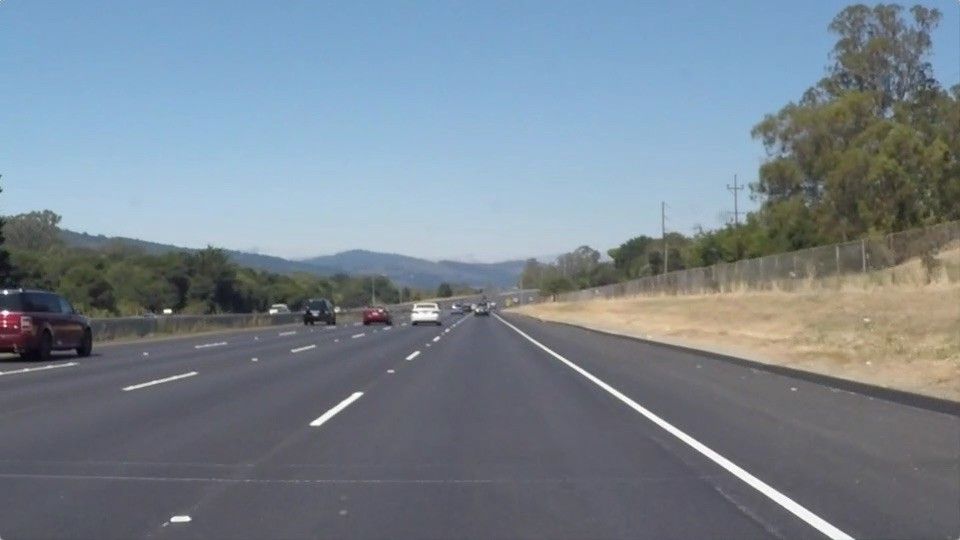
#> input picture hough/road.jpg, 960 x 540 px
$ python hough.py
#> lines starting #> are read from the running program, lines starting #| are printed output that depends on the picture; after the words box and inside, x2 and y2 are one past the last pixel; in counts of white or black regions, pixels touching at a corner belong together; long printed decimals are rounded
### hough/utils.py
import numpy as np

def create_mask(H, W):
    # Generate mask for ROI (Region of Interest)
    mask = np.zeros((H, W))
    for i in range(H):
        for j in range(W):
            if i > (float(H) / W) * j and i > -(float(H) / W) * j + H:
                mask[i, j] = 1
                mask[H-3:H, :] = 0
    return mask

# [13 lines left out: function create_line, not called in this run]

### hough/hough.py
# import other necessary libaries
import typing
from matplotlib import pyplot as plt
from utils import create_line, create_mask
import cv2
import numpy as np


def show_matlike_and_wait(title, mat):
    cv2.imshow(title, cv2.extractChannel(mat, 0))
    cv2.waitKey(0)
    cv2.destroyAllWindows()


def hough_transform(edges: cv2.typing.MatLike, theta_step: int, rho_step: int) -> tuple[cv2.typing.MatLike, np.ndarray, np.ndarray]:
    edgesY, edgesX = edges.shape

    # create the accumulator matrix
    # largest possible rho value
    diagonal = int(np.sqrt(edgesX ** 2 + edgesY ** 2))
    thetas = np.deg2rad(np.arange(0, 180, theta_step))  # range of theta values
    rhos = np.arange(0, diagonal, rho_step)  # range of rho values

    accum_h = np.zeros((len(thetas), len(rhos)), dtype=np.float16)

    # iterate over each edge point
    for y in range(edgesY):
        for x in range(edgesX):
            if edges[y, x] == 0:
                continue

            # iterate over each theta value
            for t_idx in range(len(thetas)):
                # calculate rho value
                rho = int(
                    np.round(x * np.cos(thetas[t_idx]) + y * np.sin(thetas[t_idx])))
                accum_h[t_idx, rho] += 1

    return accum_h, thetas, rhos


def max_2d_idx(mat: cv2.typing.MatLike) -> tuple[tuple[np.intp, ...], typing.Any]:
    peak_idx = np.unravel_index(np.argmax(mat, axis=None), mat.shape)
    peak = mat[peak_idx]  # find the peak value

    return peak_idx, peak


def main():
    # prep plots
    fig, ((ax1, ax2), (ax3, ax4)) = plt.subplots(2, 2, figsize=(12, 6))

    # load the input image
    image = cv2.imread('road.jpg', cv2.IMREAD_ANYCOLOR)
#> image is the input picture: shape (540, 960, 3); mean B, G, R 143.7, 132.5, 120.3
    image_h, image_w, _ = image.shape
#> image_h = 540; image_w = 960

    # run Canny edge detector to find edge points
    edges = cv2.Canny(image, 5, 150)
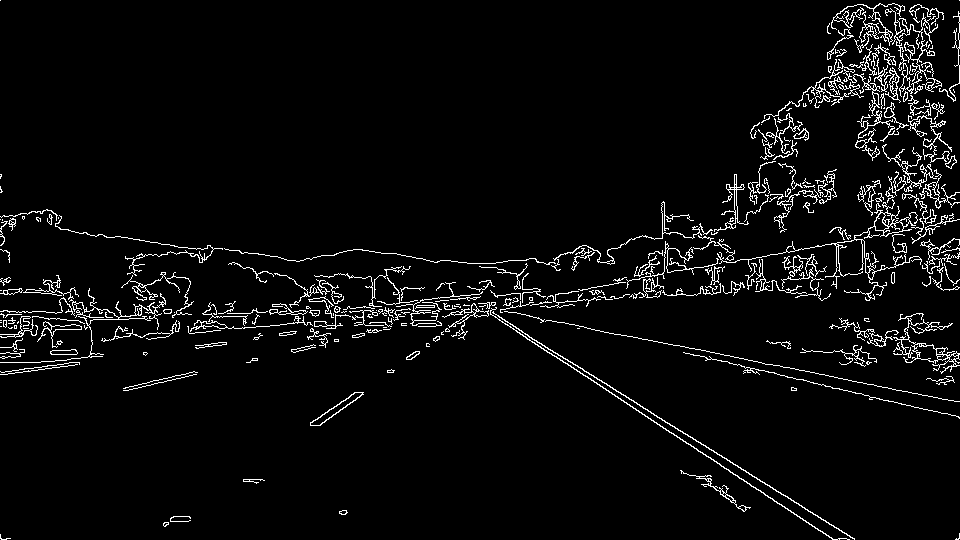
#> edges: shape (540, 960); 4.3% white in thin lines or dots
    ax1.imshow(edges, cmap='gray')
    ax1.set_title('Canny edge map')
    ax1.axis('off')

    # create a mask for ROI by calling create_mask
    mask = create_mask(image_h, image_w)
#> after the loop in create_mask, `for i in range(H):`:
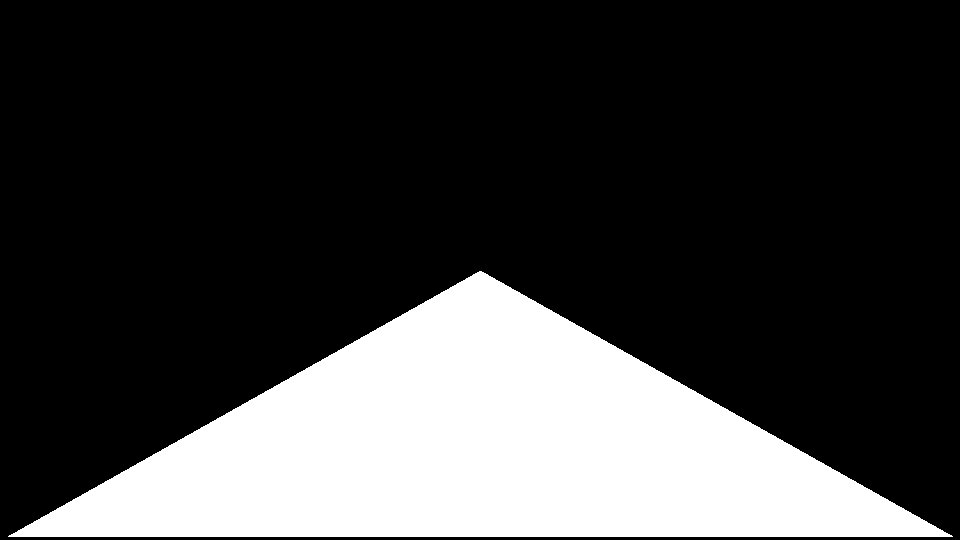
#> mask: shape (540, 960) float64; values 0 (black) and 1 (white), 24.4% white; 1 white region, box (x1, y1, x2, y2) and area: (8, 271, 953, 537) 126232
    # convert mask to 8-bit (grayscale) image
    mask = (mask * 255.0).astype(np.uint8)
    ax2.imshow(mask, cmap='gray')
    ax2.set_title('Mask')
    ax2.axis('off')

    # extract edge points in ROI by multiplying edge map with the mask
    roi_edges = cv2.bitwise_and(edges, mask)
#> roi_edges: shape (540, 960); 0.54% white in thin lines or dots, all inside (x1, y1, x2, y2) = (163, 280, 851, 537)
    ax3.imshow(roi_edges, cmap='gray')
    ax3.set_title('ROI edges')
    ax3.axis('off')

    # perform Hough transform
    rho_step = 1
    theta_step = 1
    hough_space, thetas, rhos = hough_transform(
        roi_edges, theta_step, rho_step)
#> after the loop in hough_transform, `for y in range(edgesY):`:
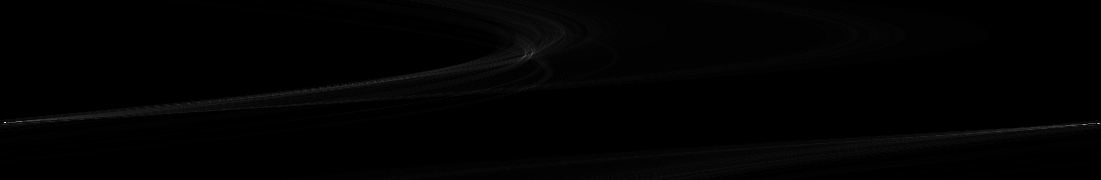
#> accum_h: shape (180, 1101) float16; min 0, max 299, mean 2.6; drawn with min black and max white
#> thetas = 180 values from 0 to 3.12; rhos = 1101 values from 0 to 1100
    print(f'Hough space shape: {hough_space.shape}')
#| Hough space shape: (180, 1101)

    print('Right lane properties:')
    # find the right lane by finding the peak in hough space
    # find the index of the peak value
    peak_idx, peak = max_2d_idx(hough_space)
#> in max_2d_idx, `peak_idx = np.unravel_index(np.argmax(mat, axis=None), mat.shape)`: peak_idx = (122, 5)
#> in max_2d_idx, `peak = mat[peak_idx]`: peak = 299
#> peak_idx = (122, 5); peak = 299
    print(f'\tPeak value: {peak}, Peak index: {peak_idx}')
#| 	Peak value: 299.0, Peak index: (122, 5)

    # get the rho and theta values of the peak
    theta = thetas[peak_idx[0]]
#> theta = 2.13
    rho = rhos[peak_idx[1]]
#> rho = 5
    print(f'\tRho: {rho}, Theta: {theta}')
#| 	Rho: 5, Theta: 2.129

    # display the line on the original image
    x1 = int(image_w / 2)
#> x1 = 480
    y1 = int(rho / np.sin(theta) - np.cos(theta) / np.sin(theta) * x1)
#> y1 = 305
    x2 = image_w
#> x2 = 960
    y2 = int(rho / np.sin(theta) - np.cos(theta) / np.sin(theta) * x2)
#> y2 = 605
    print(f'\tLine endpoints: {x1, y1} and {x2, y2}')
#| 	Line endpoints: (480, 305) and (960, 605)

    # update image with the detected line
    image = cv2.line(image, (x1, y1), (x2, y2), (0, 0, 255), 3)  # BGR
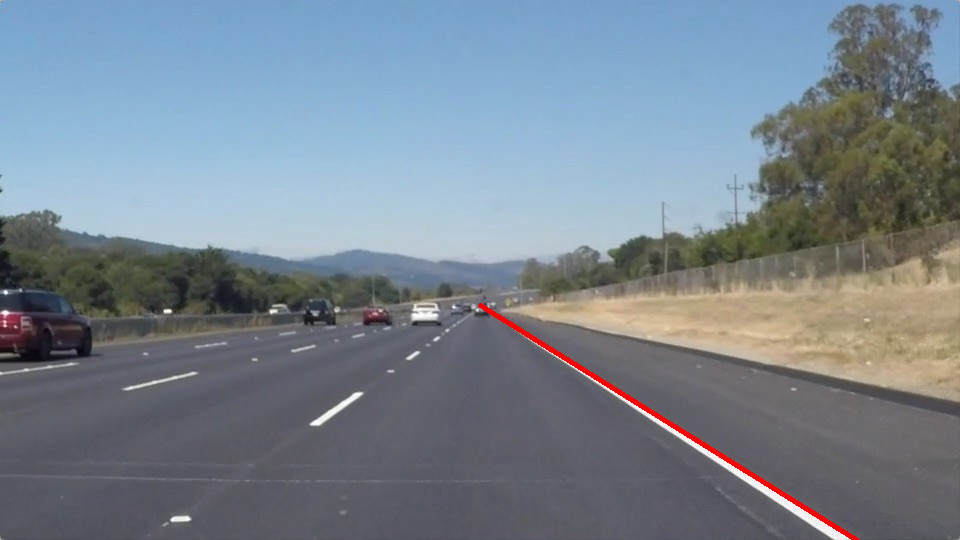
#> image: shape (540, 960, 3); 0.43% of pixels changed, all inside (x1, y1, x2, y2) = (478, 303, 860, 540)

    # zero out the values in accumulator around the neighborhood of the peak
    clear_radius = 50
    for i in range(peak_idx[0] - clear_radius, peak_idx[0] + clear_radius):
        for j in range(peak_idx[1] - clear_radius, peak_idx[1] + clear_radius):
            hough_space[i, j] = 0
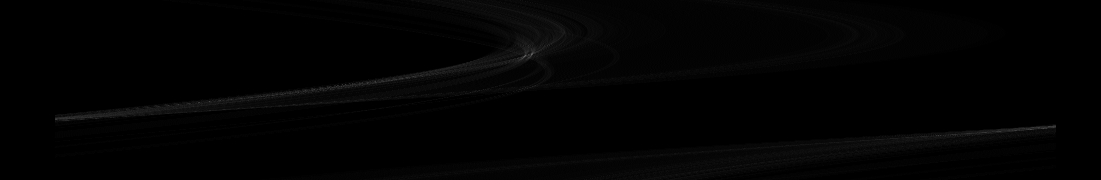
#> hough_space: shape (180, 1101) float16; 1.3% of pixels changed, all inside (x1, y1, x2, y2) = (0, 115, 1101, 168)

    # find the left lane by finding the peak in hough space
    print('Left lane properties:')
    peak_idx, peak = max_2d_idx(hough_space)
#> peak_idx = (54, 531); peak = 100
    print(f'\tPeak value: {peak}, Peak index: {peak_idx}')
#| 	Peak value: 100.0, Peak index: (54, 531)

    # get the rho and theta values of the peak
    theta = thetas[peak_idx[0]]
#> theta = 0.942
    rho = rhos[peak_idx[1]]
#> rho = 531
    print(f'\tRho: {rho}, Theta: {theta}')
#| 	Rho: 531, Theta: 0.9425

    # display the line on the original image
    x1 = 0
    y1 = int(rho / np.sin(theta) - np.cos(theta) / np.sin(theta) * x1)
#> y1 = 656
    x2 = int(image_w / 2)
#> x2 = 480
    y2 = int(rho / np.sin(theta) - np.cos(theta) / np.sin(theta) * x2)
#> y2 = 307
    print(f'\tLine endpoints: {x1, y1} and {x2, y2}')
#| 	Line endpoints: (0, 656) and (480, 307)

    image = cv2.line(image, (x1, y1), (x2, y2), (255, 0, 0), 3)  # BGR
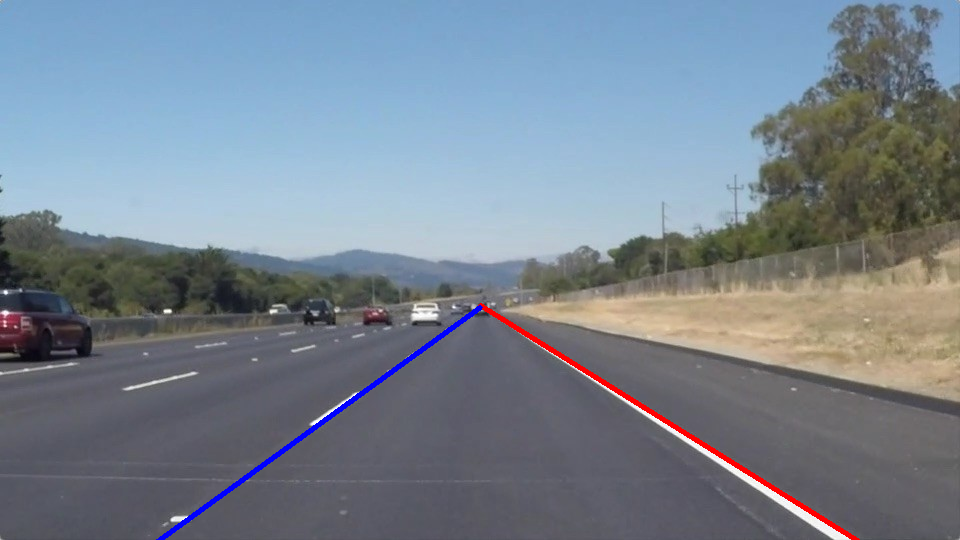
#> image: shape (540, 960, 3); 0.4% of pixels changed, all inside (x1, y1, x2, y2) = (156, 305, 483, 540)
    ax4.imshow(cv2.cvtColor(image, cv2.COLOR_BGR2RGB))
    ax4.set_title('Detected lane')
    ax4.axis('off')

    # plot the results
    plt.show()
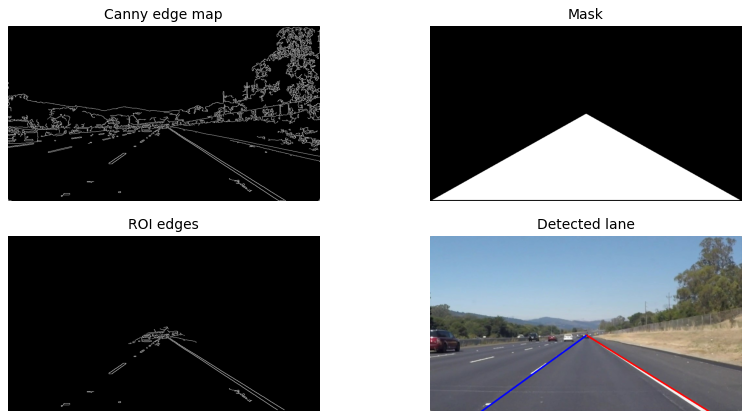
#> figure drawn by matplotlib, 4 panels


if __name__ == "__main__":
    try:
        main()
    except KeyboardInterrupt:
        print('Interrupted: bye!')
